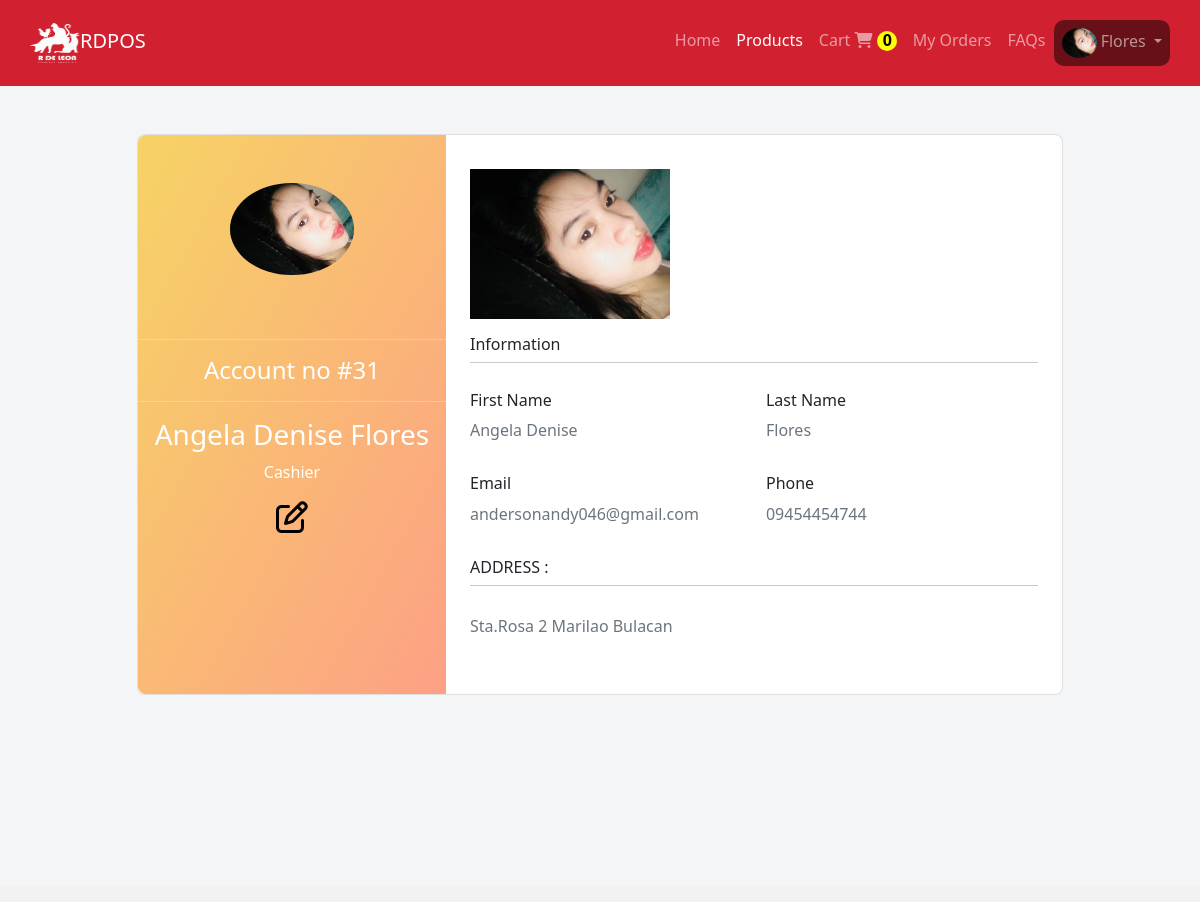
The app's page /customer/viewProfile.php (signed in) with its own data.
### tables this page shows
CREATE TABLE `maintinance` (
  `system_id` int(11) NOT NULL,
  `system_name` varchar(255) NOT NULL,
  `system_banner` varchar(255) NOT NULL,
  `system_logo` varchar(255) NOT NULL,
  `system_content` varchar(255) NOT NULL,
  `system_address` varchar(255) NOT NULL,
  `system_contact` varchar(255) NOT NULL,
  `system_tax` float NOT NULL,
  `system_shipfee` double NOT NULL
);

CREATE TABLE `account` (
  `acc_id` int(11) NOT NULL,
  `acc_created` date NOT NULL,
  `acc_username` varchar(255) NOT NULL,
  `acc_password` varchar(255) NOT NULL,
  `acc_fname` varchar(255) NOT NULL,
  `acc_lname` varchar(255) NOT NULL,
  `acc_type` varchar(255) NOT NULL,
  `acc_status` int(11) NOT NULL,
  `acc_email` varchar(255) NOT NULL,
  `acc_contact` varchar(255) NOT NULL,
  `emp_image` varchar(255) NOT NULL,
  `emp_address` varchar(255) NOT NULL,
  `acc_lastEdit` datetime DEFAULT NULL,
  `Otp` varchar(6) NOT NULL
);

### customer/backend/back_navbar.php (called while the page is built, shortened)
<?php
include ("../administrator/connection.php");
$get_record = mysqli_query ($connections,"SELECT * FROM maintinance");
$row = mysqli_fetch_assoc($get_record);
$db_system_name = $row ["system_name"];
$db_system_logo = $row ["system_logo"];
?>

### customer/viewProfile.php (the view, shortened to what this page needs)
<?php
include "../administrator/connection.php";
include "edit_profile.php";
?>
<html lang="en">
<head>
    <link rel="stylesheet" href="https://cdnjs.cloudflare.com/ajax/libs/font-awesome/5.15.4/css/all.min.css">
    <link rel="stylesheet" href="https://cdnjs.cloudflare.com/ajax/libs/font-awesome/6.1.1/css/all.min.css" />
    <link rel="stylesheet" href="https://cdn.jsdelivr.net/npm/bootstrap@5.1.3/dist/css/bootstrap.min.css">
</head>
<?php include "include/header.php"?>
<body>
<section class="vh-100" style="background-color: #f4f5f7;">
  <div class="container py-5 h-100" >
    <div class="row d-flex justify-content-center align-items-center h-500" >
      <div class="col col-lg-10 mb-4 mb-lg-0" >
        <div class="card mb-3" style="border-radius: .5rem;" >
          <div class="row g-0" >
            <div class="col-md-4 gradient-custom text-center text-white"
              style="border-top-left-radius: .5rem; border-bottom-left-radius: .5rem;" >
              <?php if($db_emp_image){ ?>
            <img src="../upload_img/<?php echo $db_emp_image ?>"
                alt="Avatar" class="img-fluid my-5" style="width: 40%; border-radius:50%; " />
          <?php }else{?>
            <img src="../upload_system/empty.png" alt="Avatar" class="img-fluid my-5" style="width: 40%; border-radius:50%; ">
          <?php } ?>
          <hr>
          <h4>Account no #<?php echo $db_acc_id ?></h4>
          <hr>
              <h3><?php echo $fullname ?></h3>
              <p><?php echo ucfirst($db_acc_type)?></p>
              <button style="background: transparent; border:0;" class="btn-hover" data-bs-toggle="modal" data-bs-target="#ModViewProfile" data-db_prod_id="<?= $db_prod_id ?>">
                <i class="far fa-edit" style="font-size: 200%;"></i>
              </button>
            </div>
            <div class="col-md-8">
              <div class="card-body p-4">
              <div class="mb-3">
                        <?php if ($db_emp_image) : ?>
                            <img src="../upload_img/<?php echo $db_emp_image; ?>" alt="Employee Image" style="max-width: 200px; margin-top: 10px;">
                        <?php else: ?>
                            <input type="hidden" name="current_emp_image" value="">
                        <?php endif; ?>
                    </div>
                <h6>Information</h6>
                <hr class="mt-0 mb-4">
                <div class="row pt-1">
                  <div class="col-6 mb-3">
                    <h6>First Name</h6>
                    <p class="text-muted"><?php echo $db_acc_fname?></p>
                  </div>
                  <div class="col-6 mb-3">
                    <h6>Last Name</h6>
                    <p class="text-muted"><?php echo  $db_acc_lname?></p>
                  </div>
                  <div class="col-6 mb-3">
                    <h6>Email</h6>
                    <p class="text-muted"><?php echo $db_acc_email?></p>
                  </div>
                  <div class="col-6 mb-3">
                    <h6>Phone</h6>
                    <p class="text-muted"><?php echo  $db_acc_contact?></p>
                  </div>
                </div>
                <h6>ADDRESS :</h6>
                <hr class="mt-0 mb-4">
                <div class="row pt-1">
                  <div class="col-6 mb-3">
                    <p class="text-muted"><?php echo $db_emp_address?></p>
                  </div>
                </div>
              </div>
            </div>
          </div>
        </div>
      </div>
    </div>
  </div>
</section>
</body>
</html>

### customer/include/header.php (shortened to what this page needs)
<?php
include("backend/back_navbar.php");
include("backend/session.php");
?>
<body >
<main>
<?php
$sql = mysqli_query($connections, "SELECT COUNT(*) as count_rows, SUM(a.cart_prodQty) as qtys FROM cart as a
WHERE a.cart_user_id='{$_SESSION['acc_id']}'");
$row = mysqli_fetch_assoc($sql);
$count = $row['count_rows'];
?>
	<nav class="navbar navbar-expand-lg navbar-dark">
    <div class="container-fluid">
        <div class="collapse navbar-collapse" id="navbarTogglerDemo01">
            <a class="navbar-brand" href="home.php"><img src="../upload_system/<?php echo $db_system_logo ?>" alt="" width="50" height="40"><?php echo $db_system_name ?></a>
            <ul class="navbar-nav ms-auto mb-2 mb-lg-0">
                <li class="nav-item">
                    <a class="nav-link" aria-current="page" href="home.php">Home</a>
                </li>
                <li class="nav-item">
                    <a class="nav-link active" aria-current="page" href="products.php">Products</a>
                </li>
				<li class="nav-item">
                    <a class="nav-link" href="cart.php">
                        Cart<span class="shopping-cart-icon">
                            <i class="fa fa-shopping-cart"></i>
                            <span class="notification-count"><?php echo $count;?></span>
                        </span>
                    </a>
                </li>
                <li class="nav-item">
                    <a class="nav-link" href="myOrders.php">My Orders</a>
                </li>
                <li class="nav-item">
                    <a class="nav-link" href="faq.php">FAQs</a>
                </li>
                <li class="nav-item dropdown" style='background-color:rgb(0,0,0,0.5); border-radius:10px;'>
                    <a class="nav-link dropdown-toggle" href="#" id="navbarDropdown" role="button" data-bs-toggle="dropdown" aria-haspopup="true" aria-expanded="false">
                    <?php if($db_emp_image){ ?>
					<img src="../upload_img/<?php echo $db_emp_image ?>" alt="" width="35" height="30" style='border-radius:50%;'>    <?php echo ucfirst($db_acc_lname) ?>
                  <?PHP }else{?>
					<img src="../upload_system/empty.png" alt="" width="30" height="30">    <?php echo ucfirst($db_acc_lname) ?>
				 <?php } ?>
				</a>
                </li>
            </ul>
        </div>
    </div>
</nav>

### customer/include/header.php (style rules this page uses)
body { background-color: #F2F2F2; }
.navbar { background-color: #d12130; padding: 1.5%; }
.notification-count { display: inline-block; background-color: yellow; color: black; font-weight: bold; padding: 2px 6px; border-radius: 50%; width: 20px; height: 20px; text-align: center; line-height: 15px; }

### customer/viewProfile.php (style rules this page uses)
.gradient-custom { background: #f6d365; background: -webkit-linear-gradient(to right bottom, rgba(246, 211, 101, 1), rgba(253, 160, 133, 1)); background: linear-gradient(to right bottom, rgba(246, 211, 101, 1), rgba(253, 160, 133, 1)) }

### records on screen
maintinance: system_logo (picture), system_name "RDPOS"
account: emp_image (picture), acc_lname "Flores", acc_id "31", fullname "Angela Denise Flores", acc_type "Cashier", acc_fname "Angela Denise", acc_email "andersonandy046@gmail.com", acc_contact "09454454744", emp_address "Sta.Rosa 2 Marilao Bulacan"

### other values on screen
$count "0"
